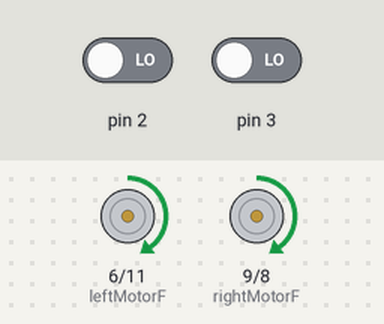
The sketch below on a simulated Arduino Uno, built with avr-gcc and run on an emulated ATmega328P. Parts: motor-driver pin pairs drawn as motors (green arrow = first pin HIGH = forward, orange = second pin HIGH = backward, longer = more drive). The test bench sets the inputs (shaded band); at power-on: pin 2 LOW, pin 3 LOW. What the sketch prints to the serial monitor is not drawn.

Above: at 0.1 s.
Timing chart, 0 to 1.6 s (numbered marks = the images above):
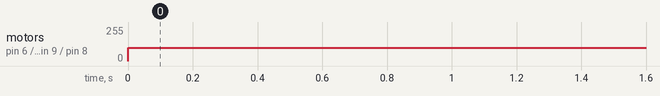

The sketch:

encoderTestCode.ino
```cpp
//#include <ultrasonic.h>
//call the ultrasonic constructor
//ultrasonic(INPUTPIN, OUTPUTPIN)
//ultrasonic ultrasonicC(23, 24);
//ultrasonic ultrasonicF(25, 26);

int leftMotorF = 6;
int leftMotorB = 11;
int leftEncoderB = 10;
int leftEncoderA = 2;
int rightMotorF = 9;
int rightMotorB = 8;
int rightEncoderB = 7;
int rightEncoderA = 3;

volatile long int rightCounter = 0;
volatile long int leftCounter = 0;

float leftDist = 0;
int leftSpeed = 0;
float rightDist = 0;
int rightSpeed = 0;

int desiredDist = 5;

float distCenter = 0;
float distFront = 0;

//1/32 rev/tick
//50:1 internal ratio
//5:3 external ratio
//2.78in diameter wheel --> 2.78*pi in/rev
//
float inchesPerTick = .0032751103;


void setup(){
  pinMode(leftMotorF, OUTPUT);
  pinMode(leftMotorB, OUTPUT);
  pinMode(rightMotorF, OUTPUT);
  pinMode(rightMotorB, OUTPUT);

  attachInterrupt(0,leftTick,RISING);
  attachInterrupt(1,rightTick,RISING);

  Serial.begin(9600);
}

void loop(){
  if(leftSpeed >= 0){
    analogWrite(leftMotorF,leftSpeed);
    analogWrite(leftMotorB,0);
  }
  else{
    analogWrite(leftMotorF,0);
    analogWrite(leftMotorB,leftSpeed);
  }
  if(rightSpeed >= 0){
    analogWrite(rightMotorF,rightSpeed);
    analogWrite(rightMotorB,0);
  }
  else{
    analogWrite(rightMotorF,0);
    analogWrite(rightMotorB,rightSpeed);
  }

  //distCenter = ultrasonicC.distance();
  //distFront = ultrasonicF.distance();

  //Serial.print(distCenter, DEC);
  //Serial.print("     ");
  //Serial.println(distFront, DEC);

  //if (dist > 108.0) dist = 108;

  Serial.print(leftCounter);
  Serial.print(" ");
  Serial.println(rightCounter);
  Serial.print(leftDist);
  Serial.print(" ");
  Serial.println(rightDist);
  Serial.println();

  leftDist = ticksToInches(leftCounter);
  rightDist = ticksToInches(rightCounter);

  if(leftDist >= desiredDist){
    leftSpeed = 0;
  }
  else{
    leftSpeed = 100;
  }

  if(rightDist >= desiredDist){
    rightSpeed = 0;
  }
  else{
    rightSpeed = 100;
  }
}

float ticksToInches(long int ticks){
  return (inchesPerTick * ticks);
}

void leftTick(){
  if (digitalRead(leftEncoderB) == HIGH){
    leftCounter++;
  }
  else{
    leftCounter--;
  }
}

void rightTick(){
  if (digitalRead(rightEncoderB) == HIGH){
    rightCounter--;
  }
  else{
    rightCounter++;
  }
}
```

Measured:
- by itself, motor on pin 6 (leftMotorF) / pin 11 (leftMotorB), motor on pin 9 (rightMotorF) / pin 8 (rightMotorB): stopped → forward 100/255 at 0.00 s
